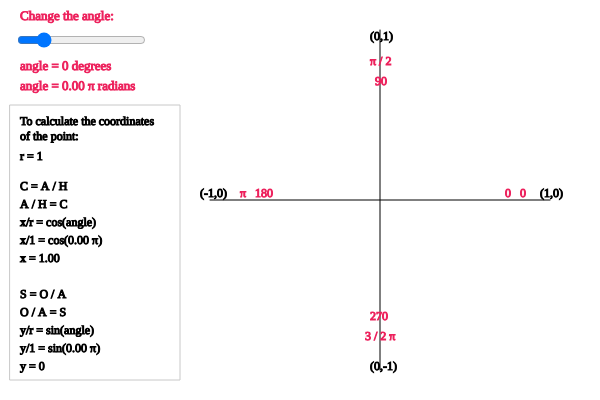
Frame 1 (no input)
Frame 60 (no input): identical to frame 1, image omitted
Frame 120 (the mouse pressed at the canvas centre since frame 60): identical to frame 1, image omitted

The p5.js sketch that drew this single still picture (run headless with seeded random() and noise() and a simulated clock; from frame 60 on, the mouse is pressed at the canvas centre):

// p5.js sketch
// ── sketch.js
var angle = 360.0;
var x1 = 200;
var y1 = 350;
var d = 300;

var x2 = 350;
var y2 = 200;

var xx = 0;
var yy = 0;
var cx = 380;
var cy = 200;

var tx = 20;

var ty = 20;

var aSlider;

function setup() {
  createCanvas(600, 400);
  smooth();
  noFill();
  aSlider = createSlider(0, 360, 60);
  aSlider.position(tx - 5, ty + 10);
  //put in the css width for the slider
  textFont("Georgia");
  smooth();
}

function draw() {
  background(255);
  stroke(200);
  strokeWeight(1);
  noFill();
  rect(10, 105, 170, 275);
  axes();
  circle();
  x1y1();
  x2y2();
  arcCalc();
  calculations();
  trigCalcs();
}

function labels() {
  console.log("angle=" + angle);
  if (angle == 90 || angle == 0 || angle == 180 || angle == 270) {
  } else {
    stroke(0);
    fill(0);
    text("r", (x1 + cx) / 2 + 5, (cy + y1) / 2 + 7);
    text("x", (x1 + cx) / 2, cy - 5);
    text("y", x1 - 10, (y1 + cy) / 2);
  }
}

function calculations() {
  stroke(237, 34, 93);
  fill(237, 34, 93);
  //axis lables
  text("90", cx - 5, 85);
  text("\u03C0" + " / 2", cx - 10, 65);
  text("0", cx + d / 2 - 10, cy - 3);
  text("0", cx + d / 2 - 25, cy - 3);
  text("270", cx - 10, cy + d / 2 - 30);
  text("3 / 2 " + "\u03C0", cx - 15, cy + d / 2 - 10);
  text("180", cx - d / 2 + 25, cy - 3);
  text("\u03C0", cx - d / 2 + 10, cy - 3);
  //cartesian
  stroke(0);
  fill(0);
  text("(0,1)", cx - 10, 40);
  text("(1,0)", cx + d / 2 + 10, cy - 3);
  text("(-1,0)", cx - d / 2 - 30, cy - 3);
  text("(0,-1)", cx - 10, cy + d / 2 + 20);
  stroke(237, 34, 93);
  fill(237, 34, 93);
  textSize(13);

  //key
  text("Change the angle:", tx, ty);
  text("angle = " + round(360 - angle) + " degrees", tx, ty + 50);
  text(
    "angle = " + (radians(360 - angle) / PI).toFixed(2) + " \u03C0 radians",
    tx,
    ty + 70
  );
  stroke(0);
  fill(0);
  textSize(12);
  text("To calculate the coordinates", tx, ty + 105);
  text("of the point:", tx, ty + 120);
}

function x1y1() {
  //calculate x1
  x1 = (d / 2) * cos(radians(angle)) + cx;
  //calculate y1
  y1 = (d / 2) * sin(radians(angle)) + cy;
}

function x2y2() {
  //curve
  noFill();
  //calculate x1
  x2 = (d / 2) * cos(radians(angle)) + 20;
  //calculate y1
  y2 = (d / 2) * sin(radians(angle)) + 20;
  stroke(200);
}

function arcCalc() {
  stroke(237, 34, 93);
  arc(cx, cy, 60, 60, radians(angle), 0 + 2 * PI);
}

function trigCalcs() {
  var l = 18;
  //lables for trig calculations
  text("r = 1", tx, ty + 140);

  text("C = A / H", tx, ty + 170);
  text("A / H = C", tx, ty + 170 + l);
  text("x/r = cos(angle)", tx, ty + 170 + 2 * l);
  text(
    "x/1 = cos(" + (radians(360 - angle) / PI).toFixed(2) + " \u03C0)",
    tx,
    ty + 170 + 3 * l
  );
  xx = cos(radians(angle)).toFixed(2);
  text("x = " + xx, tx, ty + 170 + 4 * l);
  text("S = O / A", tx, ty + 170 + 6 * l);
  text("O / A = S", tx, ty + 170 + 7 * l);
  text("y/r = sin(angle)", tx, ty + 170 + 8 * l);
  text(
    "y/1 = sin(" + (radians(360 - angle) / PI).toFixed(2) + " \u03C0)",
    tx,
    ty + 170 + 9 * l
  );
  yy = -1 * sin(radians(angle)).toFixed(2);

  text("y = " + yy, tx, ty + 170 + 10 * l);
}

function circle() {
  //draw circle and triangle stuff
  stroke(0);
  angle = 360 - aSlider.value();
  noFill();
  //big circle
  ellipse(cx, cy, d, d);

  strokeWeight(3);
  stroke(0);
  fill(237, 34, 93);
  line(x1, y1, x1, cy); //opposite
  line(x1, cy, cx, cy); //x
  line(cx, cy, x1, y1);
  strokeWeight(1);
  stroke(0);
  fill(237, 34, 93);
  ellipse(x1, y1, 7, 7);
  ellipseMode();
  var a;
  var b = 0;
  var f = 0;
  if (xx > 0) {
    textAlign(LEFT);
    a = 1;
  } else {
    textAlign(RIGHT);
    a = -1;
  }

  if (yy < -0.9) {
    b = 2;
  } else if (yy > 0.9) {
    b = -1;
  }
  if (xx == 0 || yy == 0) {
    f = 0;
  } else {
    f = 255;
  }

  stroke(0, f);
  fill(0, f);
  text("(" + xx + "," + yy + ")", x1 + 5 * a, y1 + 5 * b);
  textAlign(LEFT);
  strokeWeight(1);
  labels();
  noFill();
}

function axes() {
  //axis
  stroke(0);
  //y
  line(cx, cy - d / 2 - 20, cx, cy + d / 2 + 20);
  //x
  line(cx - d / 2 - 20, cy, cx + d / 2 + 20, cy);
}
